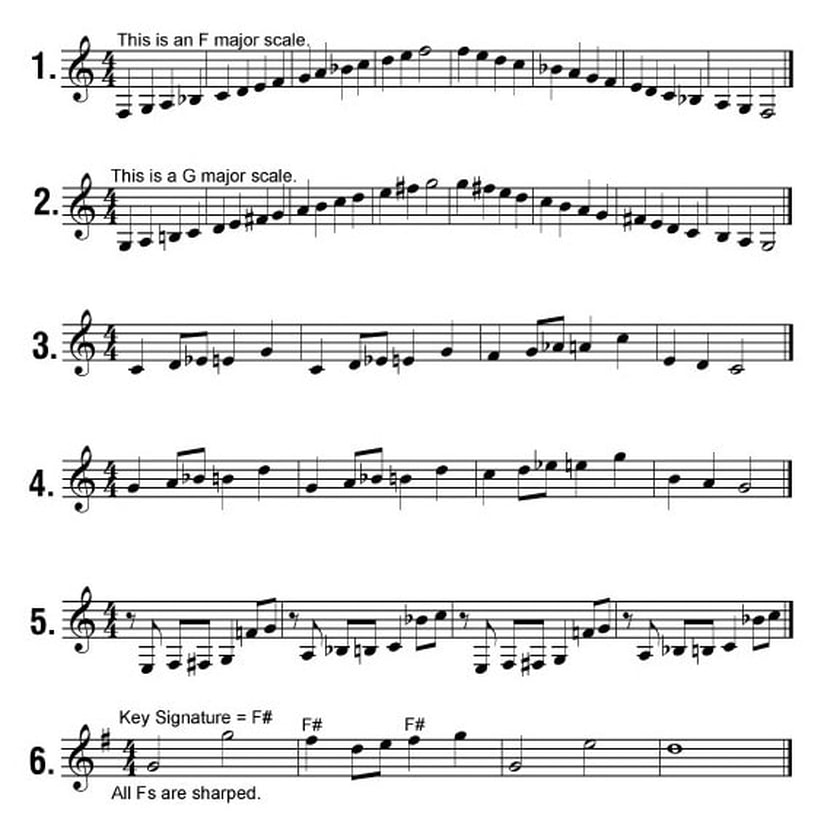
#> input picture OMRImplementation/datasets/images/raw/accidentals.jpg, 840 x 840 px
$ python staff_line_removal_V2.py
#> lines starting #> are read from the running program, lines starting #| are printed output that depends on the picture; after the words box and inside, x2 and y2 are one past the last pixel; in counts of white or black regions, pixels touching at a corner belong together
import tkinter as tk
from tkinter import filedialog
import numpy as np
import cv2
import os
from scipy.signal import find_peaks

"""
Projection profiles
"""

# Withdraw the default Tkinter root window
root = tk.Tk()
root.withdraw()

# Set the initial directory
initial_directory = '/Users/andrewyan/Desktop/OMR_Project/OMRImplementation/datasets/images'
unmarked = "unmarked"

# Open a file dialog to select an image
file_path = filedialog.askopenfilename(
    title="Select an Image",
    initialdir=initial_directory,  # Set the starting directory
    filetypes=[("Image Files", "*.png *.jpg *.jpeg *.bmp *.tiff *.gif")]
)
#> the answer given: ../datasets/images/raw/accidentals.jpg

if not file_path:
    print("No file selected!")
else:
    # Load the input image
    image = cv2.imread(file_path)
#> image is the input picture: shape (840, 840, 3); min 0, max 255, mean 233.3
    if image is None:
        print(f"Unable to load image from {file_path}")
    else:
        cv2.imshow('Original', image)
        cv2.waitKey(0)

        #invert image from white background to black background
        invert_image = cv2.bitwise_not(image)
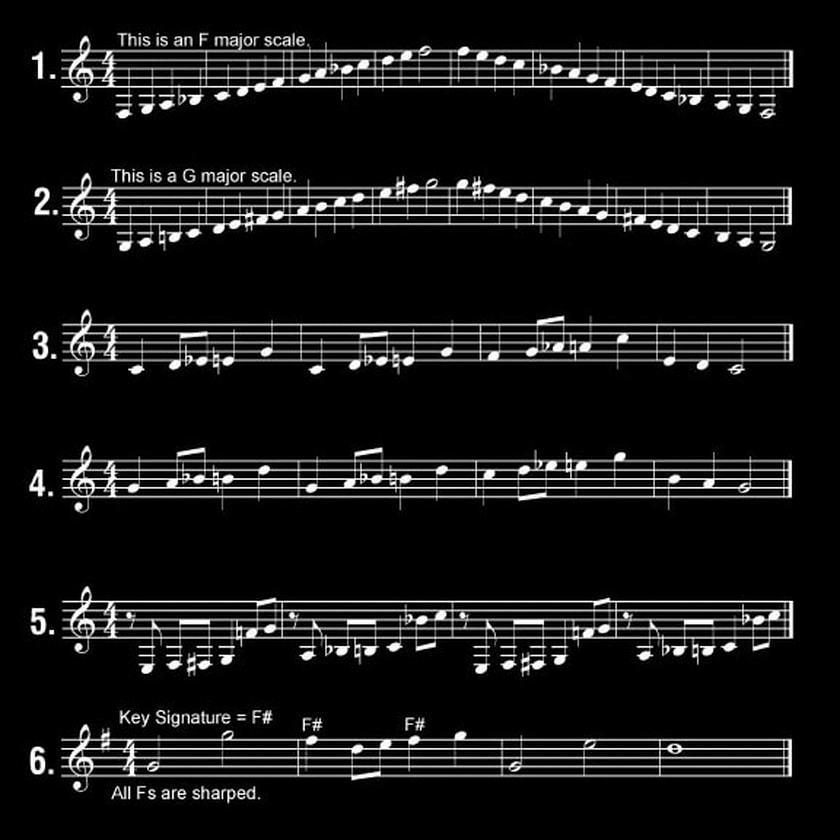
#> invert_image: shape (840, 840, 3); min 0, max 255, mean 21.7
        cv2.imshow('inverted', invert_image)
        cv2.waitKey(0)

        #detect lines
        #do canny edge detection to find edges for next step, Hough Transform
        edges = cv2.Canny(image, 50, 150, apertureSize=3)
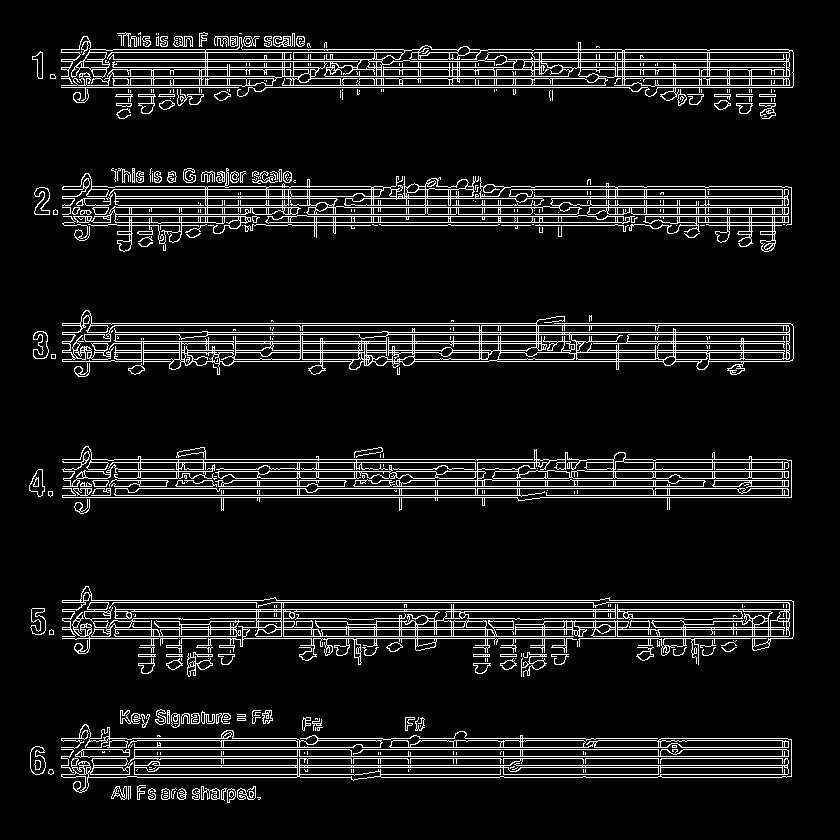
#> edges: shape (840, 840); 8.7% white in thin lines or dots, all inside (x1, y1, x2, y2) = (29, 32, 794, 803)

        #perform Probabilistic Hough Transform
        lines = cv2.HoughLinesP(edges, 1, np.pi / 180, 50, minLineLength=20, maxLineGap=5)
#> lines = 593 rows, first 6: [609, 600, 791, 600], [390, 747, 791, 747], [87, 609, 793, 609], [61, 767, 791, 767], [63, 462, 549, 462], [114, 325, 792, 325]

        mask = np.zeros_like(invert_image)

        #remove lines
        if lines is not None:
            for line in lines:
                x1, y1, x2, y2 = line[0]
                # Filter only horizontal lines based on y-coordinates
                if abs(y1 - y2) < 5:  # Adjust tolerance for horizontal lines
                    cv2.line(mask, (x1, y1), (x2, y2), (255,255,255), thickness=2)
#> this loop made 593 passes
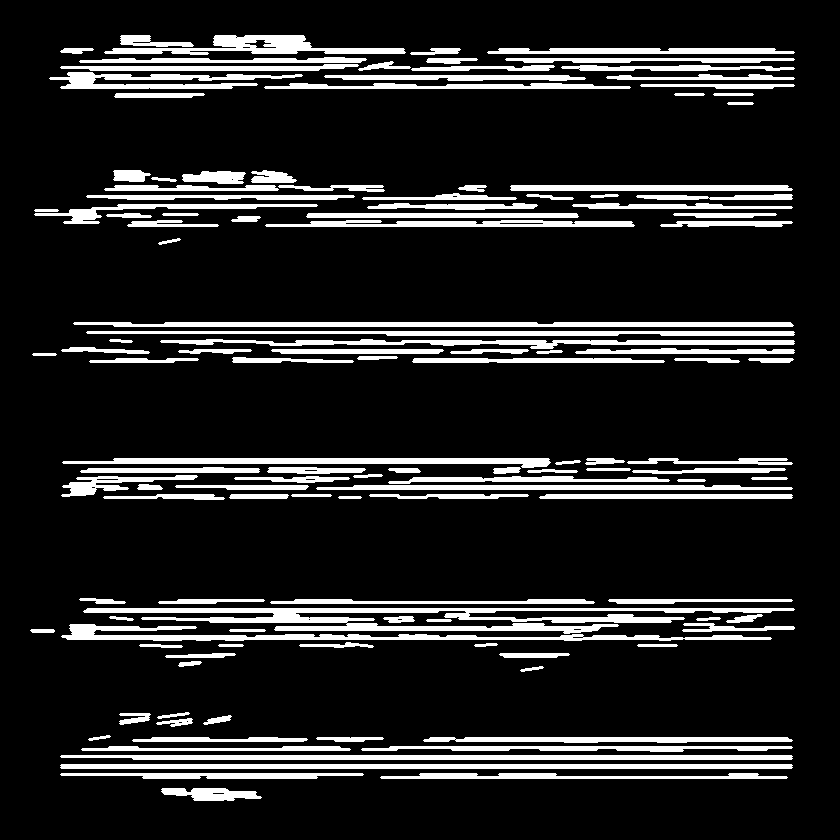
#> mask: shape (840, 840, 3); 13.8% white; 128 white regions, largest, box (x1, y1, x2, y2) and area: (83, 608, 795, 634) 7367, (61, 624, 772, 641) 3903, (60, 764, 793, 769) 3659

        lines_removed = cv2.subtract(invert_image, mask)
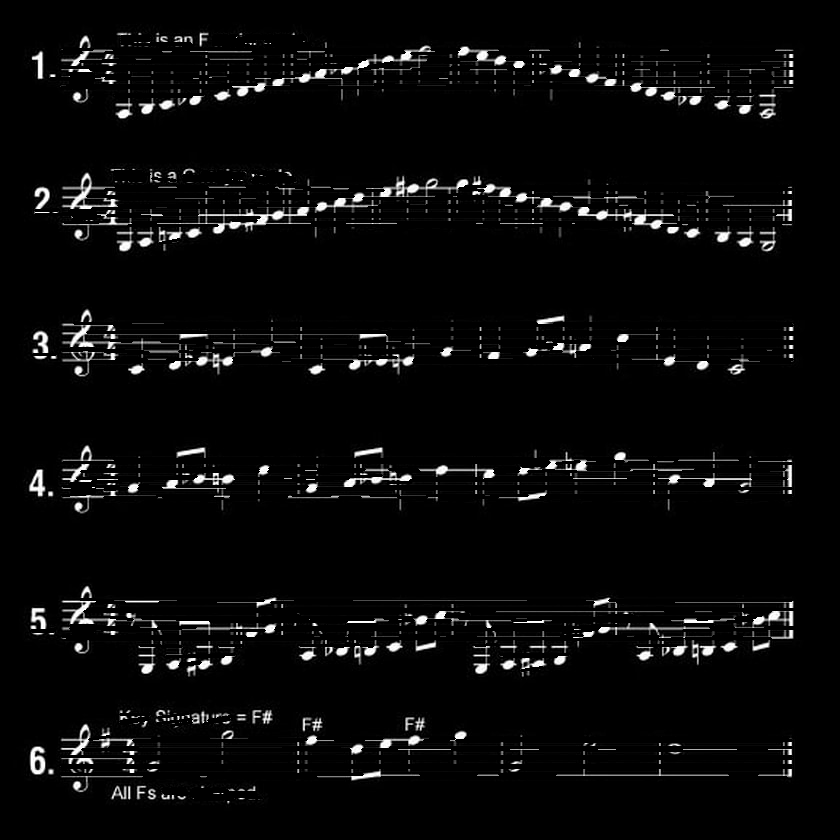
#> lines_removed: shape (840, 840, 3); min 0, max 255, mean 9.8
        cv2.imshow('invert', lines_removed)
        cv2.waitKey(0)

        #fix symbols


        final_image = cv2.bitwise_not(lines_removed)
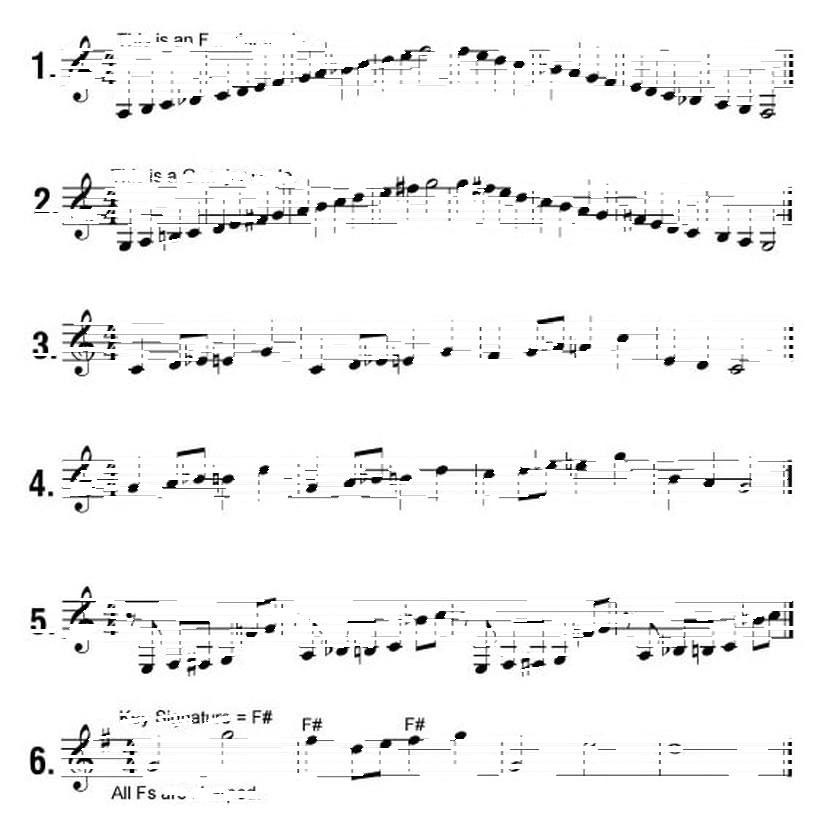
#> final_image: shape (840, 840, 3); min 0, max 255, mean 245.2
        cv2.imshow('invert', final_image)
        cv2.waitKey(0)

        # [8 lines of commented-out code are left out]

$ run again, on OMRImplementation/datasets/images/raw/ldgr_lines_and_clefs.png
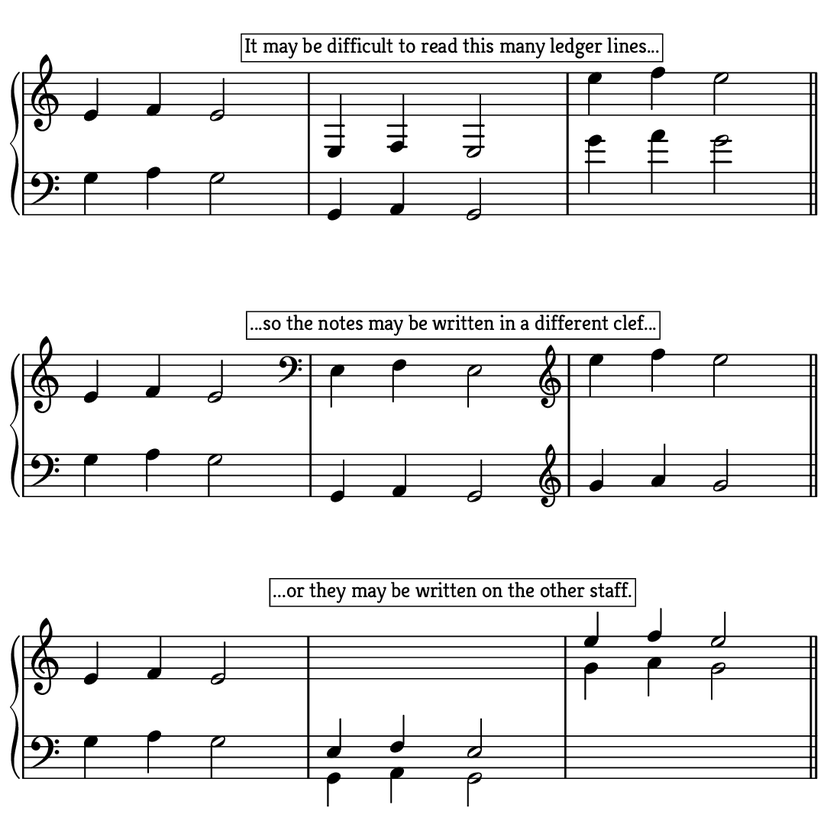
#> input picture OMRImplementation/datasets/images/raw/ldgr_lines_and_clefs.png, 840 x 840 px, shrunk from 1100 x 1100 before the run
#> image is the input picture: shape (840, 840, 3); min 0, max 255, mean 234.1
#> `edges = cv2.Canny(image, 50, 150, apertureSize=3)`:
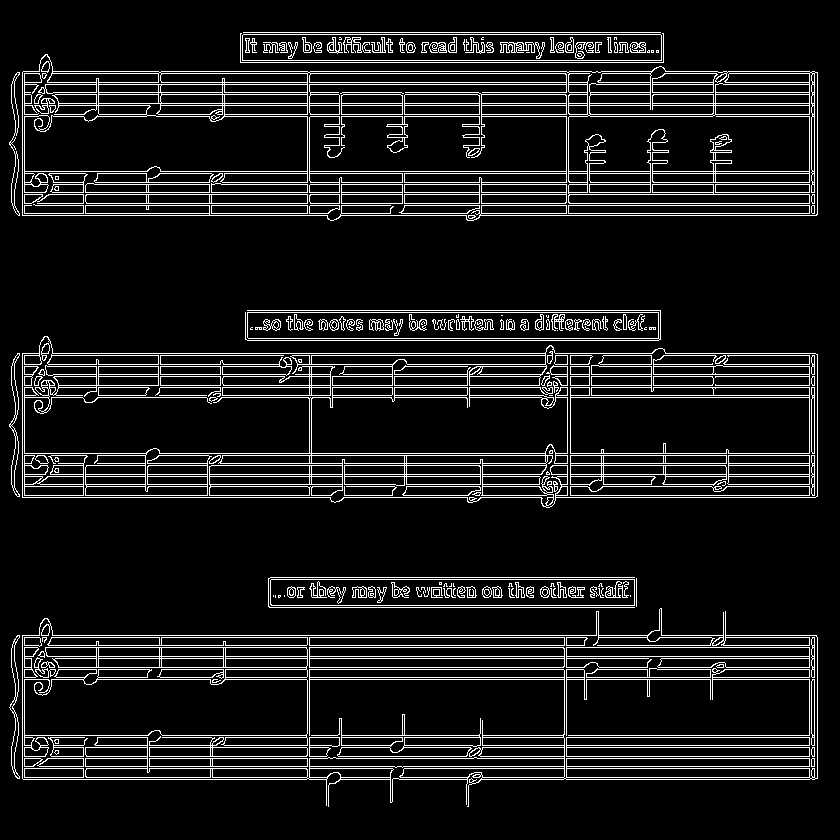
#> edges: shape (840, 840); 9.7% white in thin lines or dots, all inside (x1, y1, x2, y2) = (9, 32, 818, 807)
#> lines = 398 rows, first 6: [22, 474, 817, 474], [22, 486, 394, 486], [339, 374, 542, 374], [97, 737, 147, 737], [162, 735, 817, 735], [16, 637, 586, 637]
#> the loop `for line in lines:` made 398 passes
#> `final_image = cv2.bitwise_not(lines_removed)`:
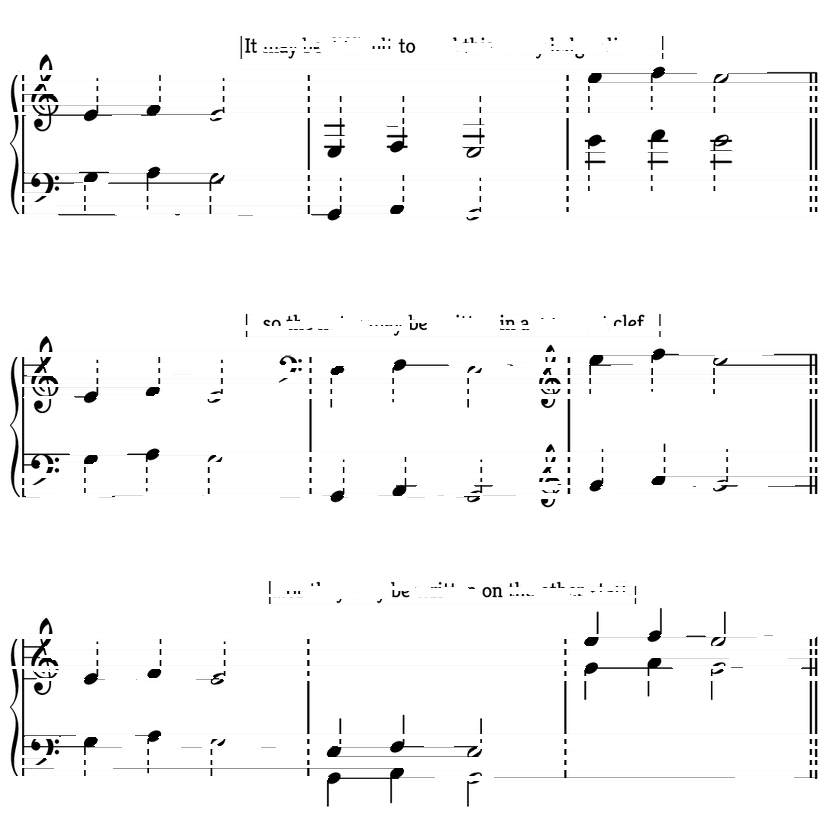
#> final_image: shape (840, 840, 3); min 0, max 255, mean 248.1
